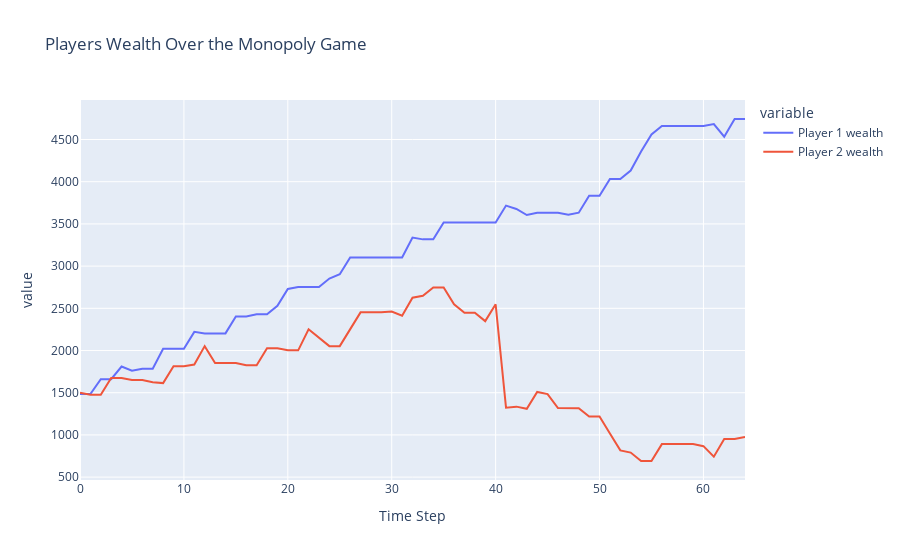

Notebook cell for this chart:
### Code cell
i = 0

while player1.bankrupt == False and player2.bankrupt == False and i < 500:
    i += 1

    board.take_turn(player1)
    player1_wealth.append(player1.wealth())
    board.take_turn(player2)
    player2_wealth.append(player2.wealth())
        

print(f'The game lasted {i} rounds.')

df = pd.DataFrame({'Time Step': range(len(player1_wealth)), 'Player 1 wealth': player1_wealth, 'Player 2 wealth': player2_wealth})
fig = px.line(df, x='Time Step', y=['Player 1 wealth', 'Player 2 wealth'], title='Players Wealth Over the Monopoly Game')
fig.show()

### Figure 1 — Plotly figure (JSON) as saved in the notebook; plotly's stock layout.template omitted (floating-point values rounded to 4 significant figures)
{"data": [{"hovertemplate": "variable=Player 1 wealth<br>Time Step=%{x}<br>value=%{y}<extra></extra>", "legendgroup": "Player 1 wealth", "line": {"color": "#636efa", "dash": "solid"}, "marker": {"symbol": "circle"}, "mode": "lines", "name": "Player 1 wealth", "orientation": "v", "showlegend": true, "type": "scatter", "x": [0, 1, 2, 3, 4, 5, 6, 7, 8, 9, 10, 11, 12, 13, 14, 15, 16, 17, 18, 19, 20, 21, 22, 23, 24, 25, 26, 27, 28, 29, 30, 31, 32, 33, 34, 35, 36, 37, 38, 39, 40, 41, 42, 43, 44, 45, 46, 47, 48, 49, 50, 51, 52, 53, 54, 55, 56, 57, 58, 59, 60, 61, 62, 63, 64], "xaxis": "x", "y": [1485, 1485, 1660, 1660, 1810, 1760, 1785, 1785, 2021, 2021, 2021, 2221, 2203, 2203, 2203, 2403, 2403, 2429, 2429, 2529, 2729, 2753, 2753, 2753, 2853, 2903, 3103, 3103, 3103, 3103, 3103, 3103, 3339, 3317, 3317, 3517, 3517, 3517, 3517, 3517, 3517, 3717, 3677, 3605, 3631, 3631, 3631, 3609, 3633, 3833, 3833, 4033, 4033, 4133, 4359, 4559, 4659, 4659, 4659, 4659, 4659, 4683, 4533, 4743, 4743], "yaxis": "y"}, {"hovertemplate": "variable=Player 2 wealth<br>Time Step=%{x}<br>value=%{y}<extra></extra>", "legendgroup": "Player 2 wealth", "line": {"color": "#EF553B", "dash": "solid"}, "marker": {"symbol": "circle"}, "mode": "lines", "name": "Player 2 wealth", "orientation": "v", "showlegend": true, "type": "scatter", "x": [0, 1, 2, 3, 4, 5, 6, 7, 8, 9, 10, 11, 12, 13, 14, 15, 16, 17, 18, 19, 20, 21, 22, 23, 24, 25, 26, 27, 28, 29, 30, 31, 32, 33, 34, 35, 36, 37, 38, 39, 40, 41, 42, 43, 44, 45, 46, 47, 48, 49, 50, 51, 52, 53, 54, 55, 56, 57, 58, 59, 60, 61, 62, 63, 64], "xaxis": "x", "y": [1500, 1475, 1475, 1675, 1675, 1650, 1650, 1624, 1614, 1814, 1814, 1834, 2052, 1852, 1852, 1852, 1826, 1826, 2026, 2026, 2002, 2002, 2252, 2152, 2052, 2052, 2252, 2452, 2452, 2452, 2462, 2412, 2626, 2648, 2748, 2748, 2548, 2448, 2448, 2348, 2548, 1323, 1335, 1309, 1509, 1484, 1319, 1317, 1317, 1217, 1217, 1017, 817, 791, 691, 691, 891, 891, 891, 891, 867, 742, 952, 952, 977], "yaxis": "y"}], "layout": {"legend": {"title": {"text": "variable"}, "tracegroupgap": 0}, "title": {"text": "Players Wealth Over the Monopoly Game"}, "xaxis": {"anchor": "y", "domain": [0, 1], "title": {"text": "Time Step"}}, "yaxis": {"anchor": "x", "domain": [0, 1], "title": {"text": "value"}}}}
